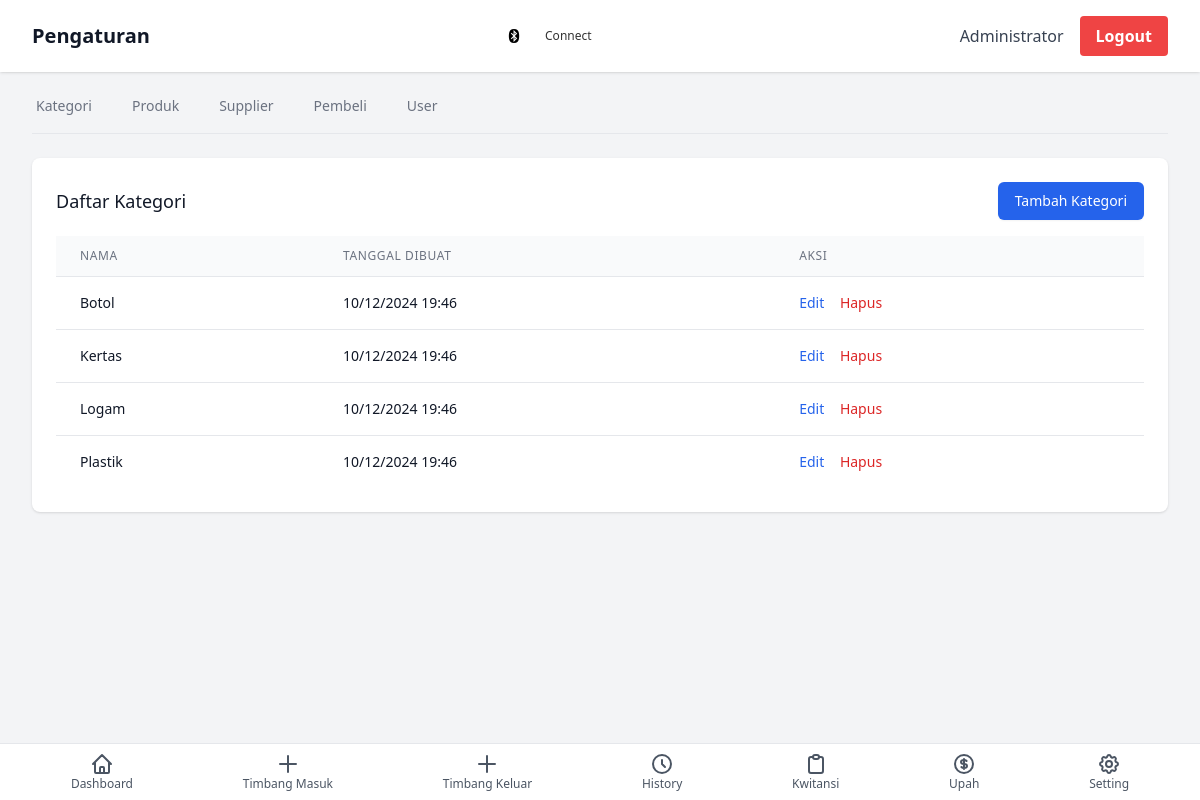
Page /?page=settings (signed in) on the earlier database version.
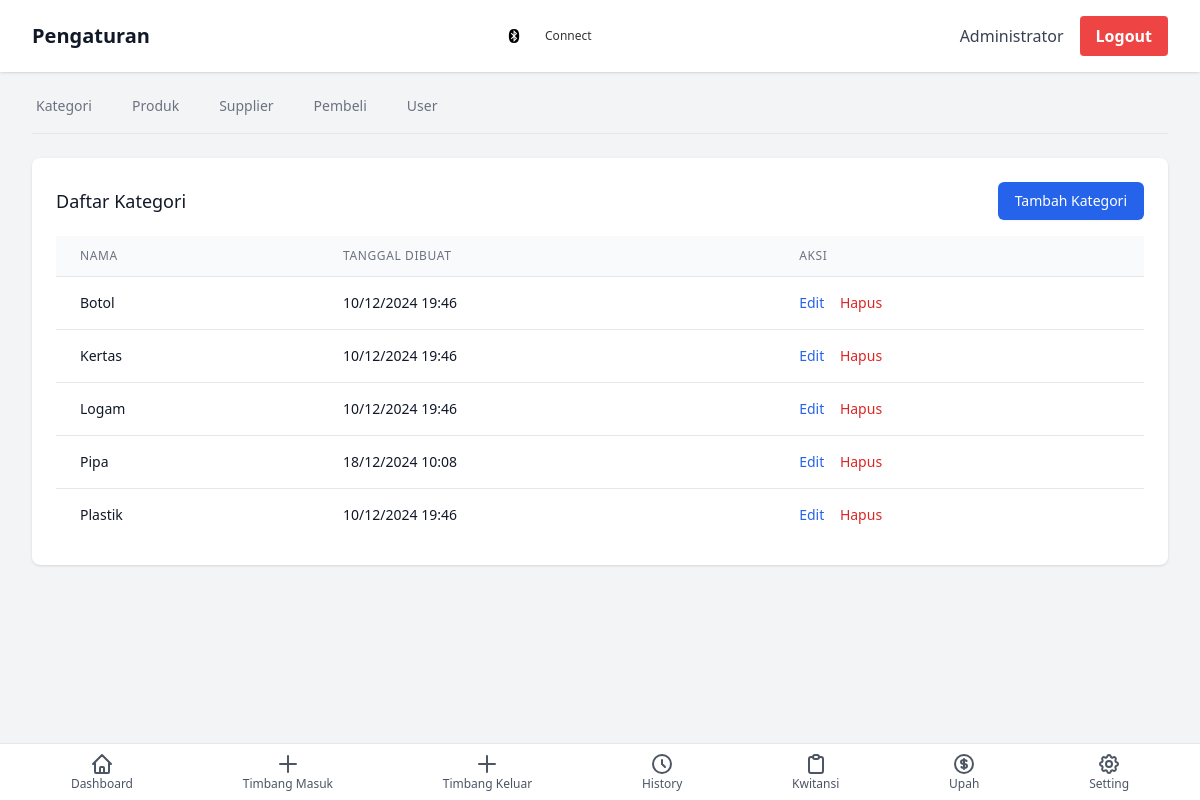
Same page on the later database version.
### tables this page shows
CREATE TABLE `categories` (
  `id` int(11) NOT NULL,
  `name` varchar(100) NOT NULL,
  `created_at` timestamp NOT NULL DEFAULT current_timestamp(),
  `updated_at` timestamp NOT NULL DEFAULT current_timestamp() ON UPDATE current_timestamp()
);

### pages/settings.php (the view, shortened to what this page needs)
<?php
$categories = $conn->query("SELECT * FROM categories ORDER BY name");
?>
<div class="space-y-6">
    <div class="border-b border-gray-200">
        <nav class="-mb-px flex space-x-8" aria-label="Tabs">
            <button onclick="showTab('categories')" class="tab-btn border-transparent text-gray-500 hover:text-gray-700 hover:border-gray-300 whitespace-nowrap py-4 px-1 border-b-2 font-medium text-sm">
                Kategori
            </button>
            <button onclick="showTab('products')" class="tab-btn border-transparent text-gray-500 hover:text-gray-700 hover:border-gray-300 whitespace-nowrap py-4 px-1 border-b-2 font-medium text-sm">
                Produk
            </button>
            <button onclick="showTab('suppliers')" class="tab-btn border-transparent text-gray-500 hover:text-gray-700 hover:border-gray-300 whitespace-nowrap py-4 px-1 border-b-2 font-medium text-sm">
                Supplier
            </button>
            <button onclick="showTab('buyers')" class="tab-btn border-transparent text-gray-500 hover:text-gray-700 hover:border-gray-300 whitespace-nowrap py-4 px-1 border-b-2 font-medium text-sm">
                Pembeli
            </button>
            <button onclick="showTab('users')" class="tab-btn border-transparent text-gray-500 hover:text-gray-700 hover:border-gray-300 whitespace-nowrap py-4 px-1 border-b-2 font-medium text-sm">
                User
            </button>
        </nav>
    </div>
    <div id="categories-tab" class="tab-content hidden">
        <div class="bg-white shadow rounded-lg">
            <div class="p-6">
                <div class="flex justify-between items-center mb-4">
                    <h2 class="text-lg font-medium text-gray-900">Daftar Kategori</h2>
                    <button onclick="showCategoryModal()" class="inline-flex items-center px-4 py-2 border border-transparent text-sm font-medium rounded-md shadow-sm text-white bg-blue-600 hover:bg-blue-700 focus:outline-none focus:ring-2 focus:ring-offset-2 focus:ring-blue-500">
                        Tambah Kategori
                    </button>
                </div>
                <div class="overflow-x-auto">
                    <table class="min-w-full divide-y divide-gray-200">
                        <thead class="bg-gray-50">
                            <tr>
                                <th class="px-6 py-3 text-left text-xs font-medium text-gray-500 uppercase tracking-wider">Nama</th>
                                <th class="px-6 py-3 text-left text-xs font-medium text-gray-500 uppercase tracking-wider">Tanggal Dibuat</th>
                                <th class="px-6 py-3 text-left text-xs font-medium text-gray-500 uppercase tracking-wider">Aksi</th>
                            </tr>
                        </thead>
                        <tbody class="bg-white divide-y divide-gray-200">
                            <?php while ($category = $categories->fetch_assoc()): ?>
                                <tr>
                                    <td class="px-6 py-4 whitespace-nowrap text-sm text-gray-900">
                                        <?php echo htmlspecialchars($category['name']); ?>
                                    </td>
                                    <td class="px-6 py-4 whitespace-nowrap text-sm text-gray-900">
                                        <?php echo date('d/m/Y H:i', strtotime($category['created_at'])); ?>
                                    </td>
                                    <td class="px-6 py-4 whitespace-nowrap text-sm font-medium">
                                        <button onclick="editCategory(<?php echo htmlspecialchars(json_encode($category)); ?>)" class="text-blue-600 hover:text-blue-900 mr-3">
                                            Edit
                                        </button>
                                        <button onclick="deleteCategory(<?php echo $category['id']; ?>)" class="text-red-600 hover:text-red-900">
                                            Hapus
                                        </button>
                                    </td>
                                </tr>
                            <?php endwhile; ?>
                        </tbody>
                    </table>
                </div>
            </div>
        </div>
    </div>
</div>

### index.php (shortened to what this page needs)
<?php
$valid_pages = [
    'dashboard',
    'weighing_in',
    'weighing_out',
    'history_in',
    'history_out',
    'receipt_in',
    'receipt_out',
    'wages',
    'settings'
];
$page = isset($_GET['page']) && in_array($_GET['page'], $valid_pages) ? $_GET['page'] : 'dashboard';
function getPageTitle($page) {
    $titles = [
        'dashboard' => 'Dashboard',
        'weighing_in' => 'Timbang Masuk',
        'weighing_out' => 'Timbang Keluar',
        'history_in' => 'Histori Masuk',
        'history_out' => 'Histori Keluar',
        'receipt_in' => 'Kwitansi Masuk',
        'receipt_out' => 'Kwitansi Keluar',
        'wages' => 'Upah Timbang',
        'settings' => 'Pengaturan'
    ];
    return $titles[$page] ?? 'Aplikasi Timbangan';
}
?>
<!DOCTYPE html>
<html lang="id">
<head>
    <script src="https://cdn.tailwindcss.com"></script>
<link rel="stylesheet" href="https://cdnjs.cloudflare.com/ajax/libs/font-awesome/4.7.0/css/font-awesome.min.css">
</head>
<body class="bg-gray-100">
    <header class="bg-white shadow fixed top-0 left-0 right-0 z-50">
        <div class="max-w-7xl mx-auto px-4 sm:px-6 lg:px-8 py-4 flex justify-between items-center">
            <h1 class="text-xl font-semibold text-gray-900">
                <?php echo getPageTitle($page); ?>
            </h1>
            <div class="bluetooth-status">
                <i class="fa fa-bluetooth"></i>
                <button id="bluetoothToggle" class="bluetooth-toggle">Connect</button>
            </div>
            <div class="flex items-center">
                <span class="text-gray-700 mr-4">
                    <?php echo htmlspecialchars($_SESSION['name']); ?>
                </span>
                <button onclick="location.href='logout.php'" class="bg-red-500 hover:bg-red-700 text-white font-bold py-2 px-4 rounded">
                    Logout
                </button>
            </div>
        </div>
    </header>
    <main class="max-w-7xl mx-auto px-4 sm:px-6 lg:px-8 pt-20 pb-24">
        <?php include "pages/{$page}.php"; ?>
    </main>
    <nav class="bg-white fixed bottom-0 left-0 right-0 z-50 border-t border-gray-200">
        <div class="max-w-7xl mx-auto px-4">
            <div class="flex justify-around">
                <a href="?page=dashboard" class="flex flex-col items-center py-2 px-3 text-gray-600 hover:text-blue-500 <?php echo $page === 'dashboard' ? 'text-blue-500' : ''; ?>">
                    <svg class="w-6 h-6" fill="none" stroke="currentColor" viewBox="0 0 24 24">
                        <path stroke-linecap="round" stroke-linejoin="round" stroke-width="2" d="M3 12l2-2m0 0l7-7 7 7M5 10v10a1 1 0 001 1h3m10-11l2 2m-2-2v10a1 1 0 01-1 1h-3m-6 0a1 1 0 001-1v-4a1 1 0 011-1h2a1 1 0 011 1v4a1 1 0 001 1m-6 0h6"></path>
                    </svg>
                    <span class="text-xs">Dashboard</span>
                </a>
                <a href="?page=weighing_in" class="flex flex-col items-center py-2 px-3 text-gray-600 hover:text-blue-500 <?php echo $page === 'weighing_in' ? 'text-blue-500' : ''; ?>">
                    <svg class="w-6 h-6" fill="none" stroke="currentColor" viewBox="0 0 24 24">
                        <path stroke-linecap="round" stroke-linejoin="round" stroke-width="2" d="M12 4v16m8-8H4"></path>
                    </svg>
                    <span class="text-xs">Timbang Masuk</span>
                </a>
                <a href="?page=weighing_out" class="flex flex-col items-center py-2 px-3 text-gray-600 hover:text-blue-500 <?php echo $page === 'weighing_out' ? 'text-blue-500' : ''; ?>">
                    <svg class="w-6 h-6" fill="none" stroke="currentColor" viewBox="0 0 24 24">
                        <path stroke-linecap="round" stroke-linejoin="round" stroke-width="2" d="M12 4v16m8-8H4"></path>
                    </svg>
                    <span class="text-xs">Timbang Keluar</span>
                </a>
                <div class="relative group">
                    <a href="#" class="flex flex-col items-center py-2 px-3 text-gray-600 hover:text-blue-500">
                        <svg class="w-6 h-6" fill="none" stroke="currentColor" viewBox="0 0 24 24">
                            <path stroke-linecap="round" stroke-linejoin="round" stroke-width="2" d="M12 8v4l3 3m6-3a9 9 0 11-18 0 9 9 0 0118 0z"></path>
                        </svg>
                        <span class="text-xs">History</span>
                    </a>
                </div>
                <?php if ($_SESSION['role'] === 'admin'): ?>
                <div class="relative group">
                    <a href="#" class="flex flex-col items-center py-2 px-3 text-gray-600 hover:text-blue-500">
                        <svg class="w-6 h-6" fill="none" stroke="currentColor" viewBox="0 0 24 24">
                            <path stroke-linecap="round" stroke-linejoin="round" stroke-width="2" d="M9 5H7a2 2 0 00-2 2v12a2 2 0 002 2h10a2 2 0 002-2V7a2 2 0 00-2-2h-2M9 5a2 2 0 002 2h2a2 2 0 002-2M9 5a2 2 0 012-2h2a2 2 0 012 2"></path>
                        </svg>
                        <span class="text-xs">Kwitansi</span>
                    </a>
                </div>
                <?php endif; ?>
                <?php if ($_SESSION['role'] === 'admin'): ?>
                <a href="?page=wages" class="flex flex-col items-center py-2 px-3 text-gray-600 hover:text-blue-500 <?php echo $page === 'wages' ? 'text-blue-500' : ''; ?>">
                    <span class="text-xs">Upah</span>
                </a>
                <a href="?page=settings" class="flex flex-col items-center py-2 px-3 text-gray-600 hover:text-blue-500 <?php echo $page === 'settings' ? 'text-blue-500' : ''; ?>">
                    <span class="text-xs">Setting</span>
                </a>
                <?php endif; ?>
            </div>
        </div>
    </nav>
</body>
</html>

### index.php (style rules this page uses)
.bluetooth-status { font-size: 14px; display: flex; align-items: center; }
.bluetooth-status i { margin-right: 5px; }
.bluetooth-toggle { margin-left: 10px; padding: 5px 10px; font-size: 12px; background-color: #ffffff; color: #333333; border: none; border-radius: 4px; cursor: pointer; }

Differences in the rows shown:
added categories: name "Pipa", created_at "18/12/2024 10:08"
